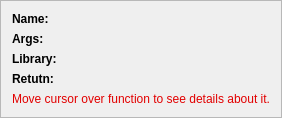
          <widget class="QFrame" name="frame_source_assistnant">
           <property name="frameShape">
            <enum>QFrame::StyledPanel</enum>
           </property>
           <property name="frameShadow">
            <enum>QFrame::Raised</enum>
           </property>
           <layout class="QGridLayout" name="gridLayout_8">
            <item row="0" column="0" colspan="2">
             <layout class="QFormLayout" name="formLayout_source_browser">
              <property name="fieldGrowthPolicy">
               <enum>QFormLayout::ExpandingFieldsGrow</enum>
              </property>
              <item row="0" column="0">
               <widget class="QLabel" name="label_name">
                <property name="font">
                 <font>
                  <weight>75</weight>
                  <bold>true</bold>
                 </font>
                </property>
                <property name="text">
                 <string>Name:</string>
                </property>
               </widget>
              </item>
              <item row="0" column="1">
               <widget class="QLabel" name="label_name_edit">
                <property name="text">
                 <string/>
                </property>
               </widget>
              </item>
              <item row="1" column="0">
               <widget class="QLabel" name="label_args">
                <property name="font">
                 <font>
                  <weight>75</weight>
                  <bold>true</bold>
                 </font>
                </property>
                <property name="text">
                 <string>Args:</string>
                </property>
               </widget>
              </item>
              <item row="1" column="1">
               <widget class="QLabel" name="label_args_edit">
                <property name="text">
                 <string/>
                </property>
               </widget>
              </item>
              <item row="2" column="0">
               <widget class="QLabel" name="label_library">
                <property name="font">
                 <font>
                  <weight>75</weight>
                  <bold>true</bold>
                 </font>
                </property>
                <property name="text">
                 <string>Library:</string>
                </property>
               </widget>
              </item>
              <item row="2" column="1">
               <widget class="QLabel" name="label_library_edit">
                <property name="text">
                 <string/>
                </property>
               </widget>
              </item>
              <item row="3" column="0">
               <widget class="QLabel" name="label_return">
                <property name="font">
                 <font>
                  <weight>75</weight>
                  <bold>true</bold>
                 </font>
                </property>
                <property name="text">
                 <string>Retutn:</string>
                </property>
               </widget>
              </item>
              <item row="3" column="1">
               <widget class="QLabel" name="label_return_edit">
                <property name="text">
                 <string/>
                </property>
               </widget>
              </item>
             </layout>
            </item>
            <item row="1" column="0" colspan="2">
             <widget class="QLabel" name="label_source_browser">
              <property name="styleSheet">
               <string notr="true">color: rgb(226, 0, 0);</string>
              </property>
              <property name="text">
               <string>Move cursor over function to see details about it.</string>
              </property>
              <property name="alignment">
               <set>Qt::AlignRight|Qt::AlignTrailing|Qt::AlignVCenter</set>
              </property>
             </widget>
            </item>
           </layout>
          </widget>
